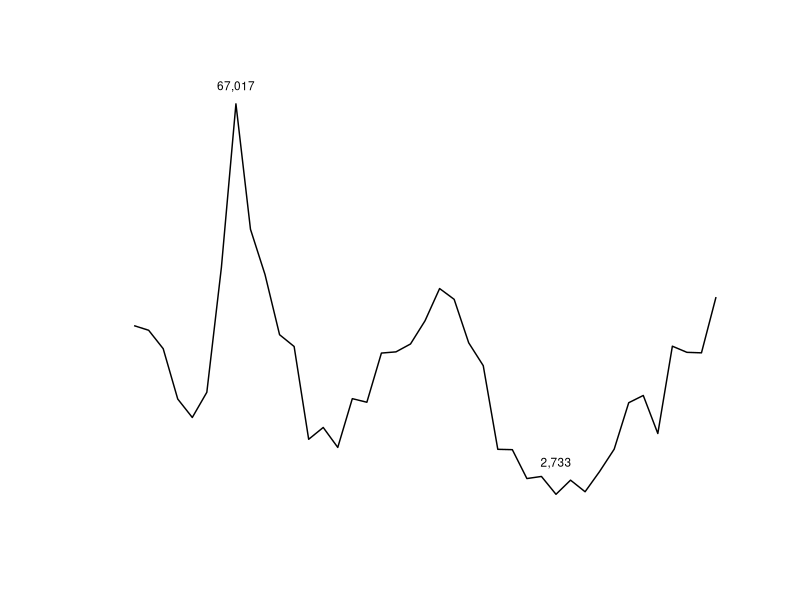

The R source for this figure: (Note: this script raises an error after producing the figure.)
#Load libraries
library(tidyverse)
library(scales)

#Load data
flats_constructed <- read_csv("data/flats-constructed/flats-constructed-by-housing-and-development-board-annual.csv")

#Plot number of flats constructed
p <- flats_constructed %>% 
  ggplot(aes(x = year, y = flats_constructed)) +
  geom_line() +
  scale_x_continuous(limits = c(1975, 2020),
                     breaks = seq(1975, 2020, 5)) +
  scale_y_continuous(limits = c(2000, 75000),
                     breaks = seq(5000, 75000, 10000),
                     labels = label_number(big.mark = ",")) +
  theme_classic() +
  labs(x = "", y = "",
       title = "Flats Constructed By Housing And Development Board, Annual",
       caption = "Source: Housing and Development Board (data.gov.sg)\nGraphic: @weiyuet")

# Annotate
p +
  annotate("text", x = 1984, y = 70000, label = "67,017", size = 3) + #peak
  annotate("text", x = 2006, y = 8000, label = "2,733", size = 3) + #trough
  geom_curve(aes(x = 2005, y = 10000, xend = 6000, yend = 25000),
             colour = 'black', size = 0.5, curvature = -0.2,
             arrow = arrow(length = unit(0.03, 'npc')))

#Save png
ggsave("figures/flats-constructed.png", width = 6, height = 4.5)
